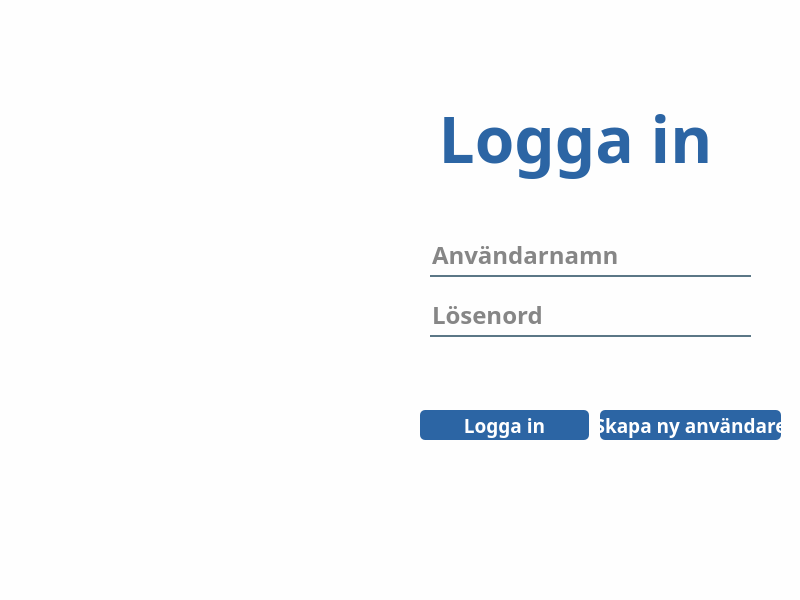
<?xml version="1.0" encoding="UTF-8"?>
<ui version="4.0">
 <class>Login_window</class>
 <widget class="QMainWindow" name="Login_window">
  <property name="geometry">
   <rect>
    <x>0</x>
    <y>0</y>
    <width>800</width>
    <height>600</height>
   </rect>
  </property>
  <property name="windowTitle">
   <string>MainWindow</string>
  </property>
  <property name="styleSheet">
   <string notr="true">background-color: rgb(254, 254, 254);
</string>
  </property>
  <widget class="QWidget" name="centralwidget">
   <widget class="QLabel" name="Loggain">
    <property name="geometry">
     <rect>
      <x>390</x>
      <y>60</y>
      <width>371</width>
      <height>155</height>
     </rect>
    </property>
    <property name="sizePolicy">
     <sizepolicy hsizetype="Preferred" vsizetype="Preferred">
      <horstretch>0</horstretch>
      <verstretch>0</verstretch>
     </sizepolicy>
    </property>
    <property name="font">
     <font>
      <family>Arial Black</family>
      <pointsize>48</pointsize>
      <bold>true</bold>
     </font>
    </property>
    <property name="layoutDirection">
     <enum>Qt::LeftToRight</enum>
    </property>
    <property name="styleSheet">
     <string notr="true">color: rgb(44, 101, 164);</string>
    </property>
    <property name="text">
     <string>Logga in</string>
    </property>
    <property name="scaledContents">
     <bool>false</bool>
    </property>
    <property name="alignment">
     <set>Qt::AlignCenter</set>
    </property>
   </widget>
   <widget class="QLineEdit" name="username_line_edit">
    <property name="geometry">
     <rect>
      <x>430</x>
      <y>240</y>
      <width>321</width>
      <height>37</height>
     </rect>
    </property>
    <property name="font">
     <font>
      <family>Arial Black</family>
      <pointsize>18</pointsize>
      <bold>true</bold>
     </font>
    </property>
    <property name="contextMenuPolicy">
     <enum>Qt::DefaultContextMenu</enum>
    </property>
    <property name="autoFillBackground">
     <bool>false</bool>
    </property>
    <property name="styleSheet">
     <string notr="true">background-color:rgba(0, 0, 0, 0);
border:none;
border-bottom:2px solid rgba(46, 82, 101, 200);
color:rgba(0, 0, 0, 240);
padding-bottom:7px;</string>
    </property>
    <property name="placeholderText">
     <string>Användarnamn</string>
    </property>
   </widget>
   <widget class="QLineEdit" name="password_line_edit">
    <property name="geometry">
     <rect>
      <x>430</x>
      <y>300</y>
      <width>321</width>
      <height>37</height>
     </rect>
    </property>
    <property name="font">
     <font>
      <family>Arial Black</family>
      <pointsize>18</pointsize>
      <bold>true</bold>
     </font>
    </property>
    <property name="styleSheet">
     <string notr="true">background-color:rgba(0, 0, 0, 0);
border:none;
border-bottom:2px solid rgba(46, 82, 101, 200);
color:rgba(0, 0, 0, 240);
padding-bottom:7px;</string>
    </property>
    <property name="placeholderText">
     <string>Lösenord</string>
    </property>
   </widget>
   <widget class="QPushButton" name="login_button">
    <property name="geometry">
     <rect>
      <x>420</x>
      <y>410</y>
      <width>169</width>
      <height>30</height>
     </rect>
    </property>
    <property name="sizePolicy">
     <sizepolicy hsizetype="Minimum" vsizetype="Fixed">
      <horstretch>0</horstretch>
      <verstretch>0</verstretch>
     </sizepolicy>
    </property>
    <property name="font">
     <font>
      <family>Arial Black</family>
      <pointsize>14</pointsize>
      <bold>true</bold>
     </font>
    </property>
    <property name="styleSheet">
     <string notr="true">background-color: rgb(44, 101, 164);
border-radius: 5px;
color: rgb(255, 255, 255);
width: 70px;
height: 30px;</string>
    </property>
    <property name="text">
     <string>Logga in</string>
    </property>
   </widget>
   <widget class="QPushButton" name="create_account_button">
    <property name="geometry">
     <rect>
      <x>600</x>
      <y>410</y>
      <width>181</width>
      <height>30</height>
     </rect>
    </property>
    <property name="font">
     <font>
      <family>Arial Black</family>
      <pointsize>14</pointsize>
      <bold>true</bold>
     </font>
    </property>
    <property name="styleSheet">
     <string notr="true">background-color: rgb(44, 101, 164);
border-radius: 5px;
color: rgb(255, 255, 255);
width: 70px;
height: 30px;</string>
    </property>
    <property name="text">
     <string>Skapa ny användare</string>
    </property>
    <property name="autoRepeatDelay">
     <number>300</number>
    </property>
   </widget>
   <widget class="QLabel" name="logo">
    <property name="geometry">
     <rect>
      <x>10</x>
      <y>70</y>
      <width>400</width>
      <height>420</height>
     </rect>
    </property>
    <property name="text">
     <string/>
    </property>
    <property name="pixmap">
     <pixmap>../../../../../Bilder/smartshoplogo.png</pixmap>
    </property>
    <property name="scaledContents">
     <bool>true</bool>
    </property>
   </widget>
  </widget>
  <widget class="QMenuBar" name="menubar">
   <property name="geometry">
    <rect>
     <x>0</x>
     <y>0</y>
     <width>800</width>
     <height>37</height>
    </rect>
   </property>
  </widget>
  <widget class="QStatusBar" name="statusbar"/>
 </widget>
 <resources/>
 <connections/>
</ui>
